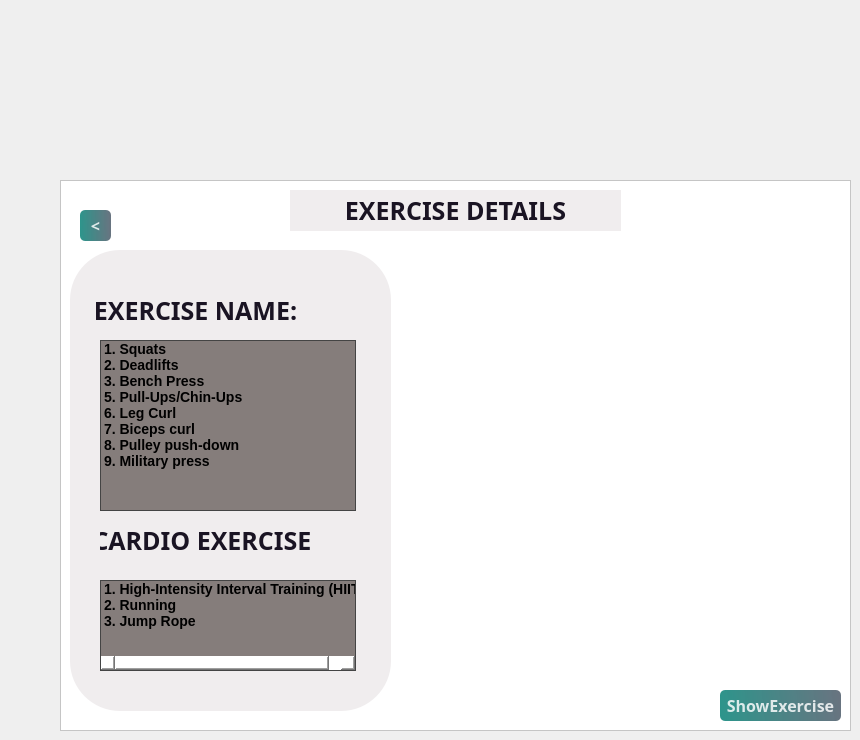
    <widget class="QWidget" name="Mesomorphexercise">
     <widget class="QFrame" name="frame_32">
      <property name="geometry">
       <rect>
        <x>60</x>
        <y>180</y>
        <width>791</width>
        <height>551</height>
       </rect>
      </property>
      <property name="styleSheet">
       <string notr="true">color: rgb(255, 253, 248);
background-color: rgb(255, 255, 255);</string>
      </property>
      <property name="frameShape">
       <enum>QFrame::Shape::StyledPanel</enum>
      </property>
      <property name="frameShadow">
       <enum>QFrame::Shadow::Raised</enum>
      </property>
      <widget class="QLabel" name="label_95">
       <property name="geometry">
        <rect>
         <x>230</x>
         <y>10</y>
         <width>331</width>
         <height>41</height>
        </rect>
       </property>
       <property name="font">
        <font>
         <family>Sitka Banner</family>
         <pointsize>19</pointsize>
         <bold>true</bold>
        </font>
       </property>
       <property name="styleSheet">
        <string notr="true">
border-radius:150px;
color: #1A1423;

background-color: #F0EDEE;
</string>
       </property>
       <property name="text">
        <string>EXERCISE DETAILS</string>
       </property>
       <property name="alignment">
        <set>Qt::AlignmentFlag::AlignCenter</set>
       </property>
      </widget>
      <widget class="QListWidget" name="exerciselist_5">
       <property name="geometry">
        <rect>
         <x>40</x>
         <y>160</y>
         <width>256</width>
         <height>171</height>
        </rect>
       </property>
       <property name="styleSheet">
        <string notr="true">    background-color: #857d7b ;  /* Dark background color */
    color: #ffffff;             /* White text color */
    border: 1px solid #444444;  /* Solid border color */
    font-size: 14px;            /* Font size for readability */
    font-weight: bold;          /* Bold text for clarity */</string>
       </property>
       <item>
        <property name="text">
         <string>1. Squats</string>
        </property>
        <property name="toolTip">
         <string/>
        </property>
        <property name="statusTip">
         <string/>
        </property>
        <property name="whatsThis">
         <string/>
        </property>
        <property name="font">
         <font>
          <bold>true</bold>
         </font>
        </property>
        <property name="background">
         <brush brushstyle="NoBrush">
          <color alpha="255">
           <red>0</red>
           <green>0</green>
           <blue>0</blue>
          </color>
         </brush>
        </property>
        <property name="foreground">
         <brush brushstyle="SolidPattern">
          <color alpha="255">
           <red>0</red>
           <green>0</green>
           <blue>0</blue>
          </color>
         </brush>
        </property>
       </item>
       <item>
        <property name="text">
         <string>2. Deadlifts</string>
        </property>
        <property name="font">
         <font>
          <bold>true</bold>
         </font>
        </property>
        <property name="foreground">
         <brush brushstyle="SolidPattern">
          <color alpha="255">
           <red>0</red>
           <green>0</green>
           <blue>0</blue>
          </color>
         </brush>
        </property>
       </item>
       <item>
        <property name="text">
         <string>3. Bench Press</string>
        </property>
        <property name="font">
         <font>
          <bold>true</bold>
         </font>
        </property>
        <property name="foreground">
         <brush brushstyle="SolidPattern">
          <color alpha="255">
           <red>0</red>
           <green>0</green>
           <blue>0</blue>
          </color>
         </brush>
        </property>
       </item>
       <item>
        <property name="text">
         <string>5. Pull-Ups/Chin-Ups</string>
        </property>
        <property name="font">
         <font>
          <bold>true</bold>
         </font>
        </property>
        <property name="foreground">
         <brush brushstyle="SolidPattern">
          <color alpha="255">
           <red>0</red>
           <green>0</green>
           <blue>0</blue>
          </color>
         </brush>
        </property>
       </item>
       <item>
        <property name="text">
         <string>6. Leg Curl</string>
        </property>
        <property name="font">
         <font>
          <bold>true</bold>
         </font>
        </property>
        <property name="foreground">
         <brush brushstyle="SolidPattern">
          <color alpha="255">
           <red>0</red>
           <green>0</green>
           <blue>0</blue>
          </color>
         </brush>
        </property>
       </item>
       <item>
        <property name="text">
         <string>7. Biceps curl</string>
        </property>
        <property name="font">
         <font>
          <bold>true</bold>
         </font>
        </property>
        <property name="foreground">
         <brush brushstyle="SolidPattern">
          <color alpha="255">
           <red>0</red>
           <green>0</green>
           <blue>0</blue>
          </color>
         </brush>
        </property>
       </item>
       <item>
        <property name="text">
         <string>8. Pulley push-down</string>
        </property>
        <property name="font">
         <font>
          <bold>true</bold>
         </font>
        </property>
        <property name="foreground">
         <brush brushstyle="SolidPattern">
          <color alpha="255">
           <red>0</red>
           <green>0</green>
           <blue>0</blue>
          </color>
         </brush>
        </property>
       </item>
       <item>
        <property name="text">
         <string>9. Military press</string>
        </property>
        <property name="font">
         <font>
          <bold>true</bold>
         </font>
        </property>
        <property name="foreground">
         <brush brushstyle="SolidPattern">
          <color alpha="255">
           <red>0</red>
           <green>0</green>
           <blue>0</blue>
          </color>
         </brush>
        </property>
       </item>
      </widget>
      <widget class="QLabel" name="label_97">
       <property name="geometry">
        <rect>
         <x>10</x>
         <y>70</y>
         <width>321</width>
         <height>461</height>
        </rect>
       </property>
       <property name="styleSheet">
        <string notr="true">
background-color: #F0EDEE;
border-radius:50px;</string>
       </property>
       <property name="text">
        <string/>
       </property>
      </widget>
      <widget class="QLabel" name="label_101">
       <property name="geometry">
        <rect>
         <x>20</x>
         <y>110</y>
         <width>231</width>
         <height>41</height>
        </rect>
       </property>
       <property name="font">
        <font>
         <family>Sitka Banner</family>
         <pointsize>19</pointsize>
         <bold>true</bold>
        </font>
       </property>
       <property name="styleSheet">
        <string notr="true">
border-radius:150px;
color: #1A1423;

background-color: #F0EDEE;
</string>
       </property>
       <property name="text">
        <string>EXERCISE NAME:</string>
       </property>
       <property name="alignment">
        <set>Qt::AlignmentFlag::AlignCenter</set>
       </property>
      </widget>
      <widget class="QLabel" name="label_102">
       <property name="geometry">
        <rect>
         <x>40</x>
         <y>340</y>
         <width>211</width>
         <height>41</height>
        </rect>
       </property>
       <property name="font">
        <font>
         <family>Sitka Banner</family>
         <pointsize>19</pointsize>
         <bold>true</bold>
        </font>
       </property>
       <property name="styleSheet">
        <string notr="true">
border-radius:100px;
color: #1A1423;

background-color: #F0EDEE;
</string>
       </property>
       <property name="text">
        <string>CARDIO EXERCISE:</string>
       </property>
       <property name="alignment">
        <set>Qt::AlignmentFlag::AlignCenter</set>
       </property>
      </widget>
      <widget class="QListWidget" name="exerciselist_6">
       <property name="geometry">
        <rect>
         <x>40</x>
         <y>400</y>
         <width>256</width>
         <height>91</height>
        </rect>
       </property>
       <property name="styleSheet">
        <string notr="true">    background-color: #857d7b ;
    color: #ffffff;
    border: 1px solid #444444;
    font-size: 14px;
    font-weight: bold;   </string>
       </property>
       <item>
        <property name="text">
         <string>1. High-Intensity Interval Training (HIIT)</string>
        </property>
        <property name="toolTip">
         <string/>
        </property>
        <property name="font">
         <font>
          <bold>true</bold>
         </font>
        </property>
        <property name="foreground">
         <brush brushstyle="SolidPattern">
          <color alpha="255">
           <red>0</red>
           <green>0</green>
           <blue>0</blue>
          </color>
         </brush>
        </property>
       </item>
       <item>
        <property name="text">
         <string>2. Running</string>
        </property>
        <property name="font">
         <font>
          <bold>true</bold>
         </font>
        </property>
        <property name="foreground">
         <brush brushstyle="SolidPattern">
          <color alpha="255">
           <red>0</red>
           <green>0</green>
           <blue>0</blue>
          </color>
         </brush>
        </property>
       </item>
       <item>
        <property name="text">
         <string>3. Jump Rope</string>
        </property>
        <property name="font">
         <font>
          <bold>true</bold>
         </font>
        </property>
        <property name="foreground">
         <brush brushstyle="SolidPattern">
          <color alpha="255">
           <red>0</red>
           <green>0</green>
           <blue>0</blue>
          </color>
         </brush>
        </property>
       </item>
      </widget>
      <widget class="QPushButton" name="back7">
       <property name="geometry">
        <rect>
         <x>20</x>
         <y>30</y>
         <width>31</width>
         <height>31</height>
        </rect>
       </property>
       <property name="font">
        <font>
         <family>Sitka Banner</family>
         <pointsize>12</pointsize>
         <bold>true</bold>
        </font>
       </property>
       <property name="styleSheet">
        <string notr="true">

QPushButton#back7{
        background-color: qlineargradient(spread:pad, x1:0, y1:0.505682, x2:1, y2:0.477, stop:0 rgba(11, 131, 120, 219), stop:1 rgba(85, 98, 112, 226));
        color:rgba(255, 255, 255, 210);
        border-radius:5px;
}

QPushButton#back7:hover{
        background-color: qlineargradient(spread:pad, x1:0, y1:0.505682, x2:1, y2:0.477, stop:0 rgba(150, 123, 111, 219), stop:1 rgba(85, 81, 84, 226));
}

QPushButton#back7:pressed{
        padding-left:5px;
        padding-top:5px;
        background-color:rgba(150, 123, 111, 255);
}
</string>
       </property>
       <property name="text">
        <string>&lt;</string>
       </property>
      </widget>
      <widget class="QPushButton" name="showexercise3">
       <property name="geometry">
        <rect>
         <x>660</x>
         <y>510</y>
         <width>121</width>
         <height>31</height>
        </rect>
       </property>
       <property name="font">
        <font>
         <family>Sitka Banner</family>
         <pointsize>12</pointsize>
         <bold>true</bold>
        </font>
       </property>
       <property name="styleSheet">
        <string notr="true">

QPushButton#showexercise3{
        background-color: qlineargradient(spread:pad, x1:0, y1:0.505682, x2:1, y2:0.477, stop:0 rgba(11, 131, 120, 219), stop:1 rgba(85, 98, 112, 226));
        color:rgba(255, 255, 255, 210);
        border-radius:5px;
}

QPushButton#showexercise3:hover{
        background-color: qlineargradient(spread:pad, x1:0, y1:0.505682, x2:1, y2:0.477, stop:0 rgba(150, 123, 111, 219), stop:1 rgba(85, 81, 84, 226));
}

QPushButton#showexercise3:pressed{
        padding-left:5px;
        padding-top:5px;
        background-color:rgba(150, 123, 111, 255);
}
</string>
       </property>
       <property name="text">
        <string>ShowExercise</string>
       </property>
      </widget>
      <widget class="QLabel" name="label_88">
       <property name="geometry">
        <rect>
         <x>390</x>
         <y>70</y>
         <width>321</width>
         <height>431</height>
        </rect>
       </property>
       <property name="styleSheet">
        <string notr="true">border-image: url(:/images/exerciseworkout.jpg);
border-radius:50px;</string>
       </property>
       <property name="text">
        <string/>
       </property>
       <property name="scaledContents">
        <bool>true</bool>
       </property>
      </widget>
      <zorder>label_95</zorder>
      <zorder>label_97</zorder>
      <zorder>label_101</zorder>
      <zorder>label_102</zorder>
      <zorder>exerciselist_6</zorder>
      <zorder>back7</zorder>
      <zorder>exerciselist_5</zorder>
      <zorder>showexercise3</zorder>
      <zorder>label_88</zorder>
     </widget>
    </widget>
